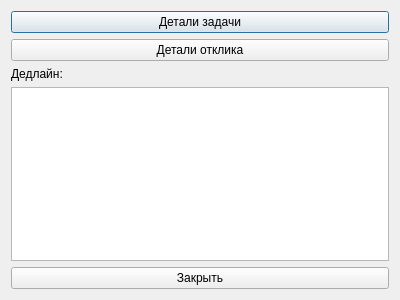
<?xml version="1.0" encoding="UTF-8"?>
<ui version="4.0">
 <class>ResponseDetailsWindow</class>
 <widget class="QDialog" name="ResponseDetailsWindow">
  <property name="geometry">
   <rect>
    <x>0</x>
    <y>0</y>
    <width>400</width>
    <height>300</height>
   </rect>
  </property>
  <property name="windowTitle">
   <string>Детали отклика</string>
  </property>
  <layout class="QVBoxLayout" name="verticalLayout">
   <item>
    <widget class="QPushButton" name="taskDetailsButton">
     <property name="text">
      <string>Детали задачи</string>
     </property>
    </widget>
   </item>
   <item>
    <widget class="QPushButton" name="responseDetailsButton">
     <property name="text">
      <string>Детали отклика</string>
     </property>
    </widget>
   </item>
   <item>
    <widget class="QLabel" name="deadlineLabel">
     <property name="text">
      <string>Дедлайн: </string>
     </property>
    </widget>
   </item>
   <item>
    <widget class="QTextEdit" name="detailsTextEdit">
     <property name="readOnly">
      <bool>true</bool>
     </property>
    </widget>
   </item>
   <item>
    <widget class="QPushButton" name="closeButton">
     <property name="text">
      <string>Закрыть</string>
     </property>
    </widget>
   </item>
  </layout>
 </widget>
 <resources/>
 <connections/>
</ui>
